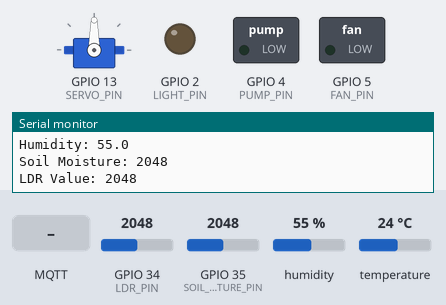
The program below on a simulated ESP32. Shown: servo, switched loads named in the program (green lamp = pin HIGH), output pins drawn as LEDs (lit = HIGH), the last lines printed to the serial monitor. The inputs (shaded band) are chosen by the test bench; at power-on: GPIO 34 (LDR_PIN) = 2048, GPIO 35 (SOIL_MOISTURE_PIN) = 2048, humidity 55 %, temperature 24 °C. WiFi joins after 1.5 s; servers stay silent unless stated; random numbers use the default seed unless the program sets one; no MQTT or app messages arrive unless stated.

Above: at 2.7 s.
2.8 s: MQTT message "false" arrives on the first subscribed topic
At 3.7 s:
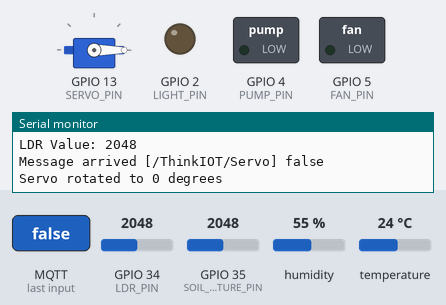
4.3 s: MQTT message "true" arrives on the second subscribed topic
At 4.9 s:
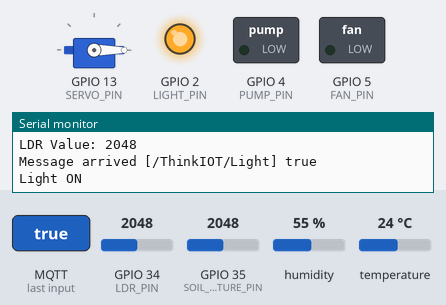
5.8 s: MQTT message "true" arrives on the first subscribed topic
At 7.0 s:
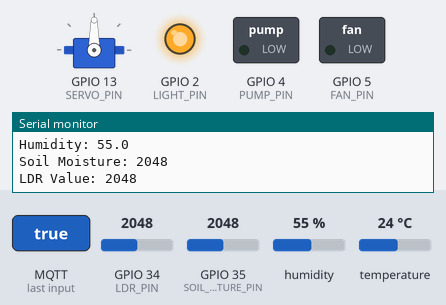
7.3 s: MQTT message "true" arrives on the third subscribed topic
At 8.3 s:
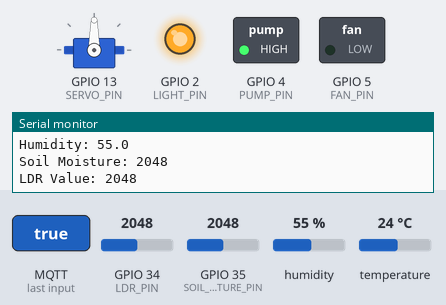
8.8 s: MQTT message "false" arrives on the second subscribed topic
At 9.5 s:
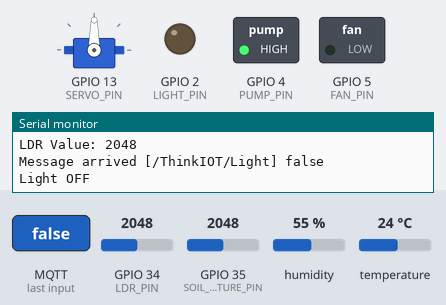
10.3 s: MQTT message "false" arrives on the first subscribed topic
At 10.6 s:
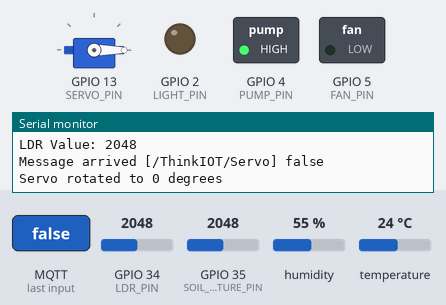
Timing chart, 0 to 12.8 s (numbered marks = the images above; inputs shaded):
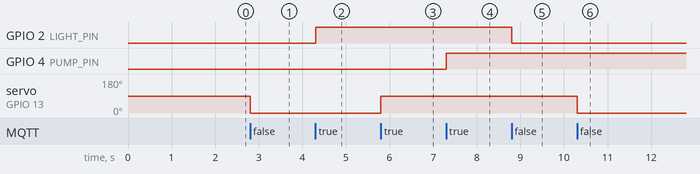

The program:

main.cpp
```cpp
#include <Arduino.h>
#include <WiFi.h>
#include <PubSubClient.h>
#include <DHTesp.h>
#include <ESP32Servo.h>

// Define pins
#define SOIL_MOISTURE_PIN 35  // Pin connected to the soil moisture sensor
#define LDR_PIN 34            // Pin connected to the LDR
#define LIGHT_PIN  2          // Pin connected to the first LED or relay
#define PUMP_PIN  4           // Pin connected to the second LED or relay
#define FAN_PIN  5            // Pin connected to the third LED or relay
#define SERVO_PIN 13          // GPIO pin connected to the servo motor

// DHT sensor setup
const int DHT_PIN = 21;
DHTesp dht;

// WiFi and MQTT credentials
const char* ssid = "Kreideprinz";
const char* password = "20030409";
const char* mqtt_server = "test.mosquitto.org";

// MQTT client and other variables
WiFiClient espClient;
PubSubClient client(espClient);
unsigned long lastMsg = 0;
float temp = 0;
float hum = 0;
int soilMoisture = 0;
int ldrValue = 0;

// Servo object
Servo myservo;

void setup_wifi() {
  delay(10);
  Serial.println();
  Serial.print("Connecting to ");
  Serial.println(ssid);

  WiFi.mode(WIFI_STA);
  WiFi.begin(ssid, password);

  while (WiFi.status() != WL_CONNECTED) {
    delay(500);
    Serial.print(".");
  }

  Serial.println("");
  Serial.println("WiFi connected");
  Serial.println("IP address: ");
  Serial.println(WiFi.localIP());
}

void callback(char* topic, byte* payload, unsigned int length) {
  Serial.print("Message arrived [");
  Serial.print(topic);
  Serial.print("] ");
  String message;
  for (int i = 0; i < length; i++) {
    Serial.print((char)payload[i]);
    message += (char)payload[i];
  }
  Serial.println();

  // Control Servo via MQTT
  if (String(topic) == "/ThinkIOT/Servo") {
    if (message == "true") {
      myservo.write(90);  // Rotate servo to 90 degrees
      Serial.println("Servo rotated to 90 degrees");
    } else if (message == "false") {
      myservo.write(0);   // Rotate servo back to 0 degrees
      Serial.println("Servo rotated to 0 degrees");
    }
  }

  // Control Light via MQTT
  if (String(topic) == "/ThinkIOT/Light") {
    if (message == "true") {
      digitalWrite(LIGHT_PIN, HIGH);
      Serial.println("Light ON");
    } else if (message == "false") {
      digitalWrite(LIGHT_PIN, LOW);
      Serial.println("Light OFF");
    }
  }

  // Control Pump via MQTT
  if (String(topic) == "/ThinkIOT/Pump") {
    if (message == "true") {
      digitalWrite(PUMP_PIN, HIGH);
      Serial.println("Pump ON");
    } else if (message == "false") {
      digitalWrite(PUMP_PIN, LOW);
      Serial.println("Pump OFF");
    }
  }

  // Control Fan via MQTT
  if (String(topic) == "/ThinkIOT/Fan") {
    if (message == "true") {
      digitalWrite(FAN_PIN, HIGH);
      Serial.println("Fan ON");
    } else if (message == "false") {
      digitalWrite(FAN_PIN, LOW);
      Serial.println("Fan OFF");
    }
  }
}

void reconnect() {
  while (!client.connected()) {
    Serial.print("Attempting MQTT connection...");
    String clientId = "ESP32Client-";
    clientId += String(random(0xffff), HEX);
    if (client.connect(clientId.c_str())) {
      Serial.println("Connected");
      client.publish("/ThinkIOT/Publish", "Welcome");

      // Subscribe to topics
      client.subscribe("/ThinkIOT/Servo");
      client.subscribe("/ThinkIOT/Light");
      client.subscribe("/ThinkIOT/Pump");
      client.subscribe("/ThinkIOT/Fan");
    } else {
      Serial.print("Failed, rc=");
      Serial.print(client.state());
      Serial.println(" Try again in 5 seconds");
      delay(5000);
    }
  }
}

void setup() {
  // Set pin modes
  pinMode(SOIL_MOISTURE_PIN, INPUT);
  pinMode(LDR_PIN, INPUT);
  pinMode(LIGHT_PIN, OUTPUT);
  pinMode(PUMP_PIN, OUTPUT);
  pinMode(FAN_PIN, OUTPUT);

  // Initialize servo on pin 13
  ESP32PWM::allocateTimer(0);
  ESP32PWM::allocateTimer(1);
  ESP32PWM::allocateTimer(2);
  ESP32PWM::allocateTimer(3);
  myservo.setPeriodHertz(50);  // Standard 50Hz for servo motor
  myservo.attach(SERVO_PIN, 500, 2400);  // Attach servo to pin 13

  // Begin serial communication and set up WiFi and MQTT
  Serial.begin(115200);
  setup_wifi();
  client.setServer(mqtt_server, 1883);
  client.setCallback(callback);
  dht.setup(DHT_PIN, DHTesp::DHT11);
}

void loop() {
  if (!client.connected()) {
    reconnect();
  }
  client.loop();

  unsigned long now = millis();
  if (now - lastMsg > 2000) {
    lastMsg = now;

    // Read and publish temperature and humidity
    TempAndHumidity data = dht.getTempAndHumidity();
    String temp = String(data.temperature, 2);
    client.publish("/ThinkIOT/temp", temp.c_str());
    String hum = String(data.humidity, 1);
    client.publish("/ThinkIOT/hum", hum.c_str());

    // Read and publish soil moisture
    soilMoisture = analogRead(SOIL_MOISTURE_PIN);
    String soilMoistureStr = String(soilMoisture);
    client.publish("/ThinkIOT/soil", soilMoistureStr.c_str());

    // Read and publish LDR value
    ldrValue = analogRead(LDR_PIN);
    String ldrValueStr = String(ldrValue);
    client.publish("/ThinkIOT/ldr", ldrValueStr.c_str());

    // Print the sensor data to the serial monitor
    Serial.print("Temperature: ");
    Serial.println(temp);
    Serial.print("Humidity: ");
    Serial.println(hum);
    Serial.print("Soil Moisture: ");
    Serial.println(soilMoistureStr);
    Serial.print("LDR Value: ");
    Serial.println(ldrValueStr);
  }
}
```

Measured:
- after the input at 2.8 s, servo on GPIO 13 (SERVO_PIN): 90° → 0° at once
- after the input at 4.3 s, GPIO 2 (LIGHT_PIN): LOW → HIGH at once
- after the input at 5.8 s, servo on GPIO 13 (SERVO_PIN): 0° → 90° at once
- after the input at 7.3 s, GPIO 4 (PUMP_PIN): LOW → HIGH at once
- after the input at 8.8 s, GPIO 2 (LIGHT_PIN): HIGH → LOW at once
- after the input at 10.3 s, servo on GPIO 13 (SERVO_PIN): 90° → 0° at once
